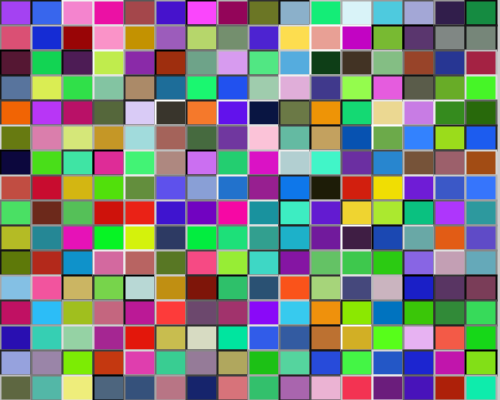
Frame 1 (no input)
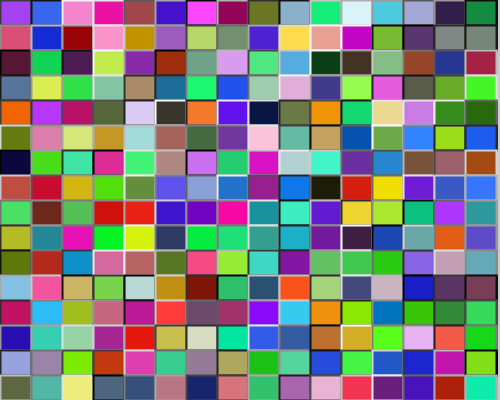
Frame 60 (the mouse pressed at the canvas centre just before this capture)
Frame 120 (the mouse held since frame 60 and released just before this capture): identical to frame 60, image omitted

The Processing sketch that drew these frames (run headless with seeded random() and noise(); from frame 60 on, the mouse is pressed at the canvas centre):

// Processing sketch: Mondrian_5_RndomColor
// ── Mondrian_5_RndomColor.pde

int horiRes = 16;
int vertRes = 16;
float edgeWidth = 2;

color [][] fillColors = new color[16][16];
color [][] edgeColors = new color[16][16];

void setup()
{
  size(500,400);
  
   for(int i=0;i<horiRes;i++)
  {
    for(int j=0;j<vertRes;j++)
    {
      fillColors[i][j] = color(
        random(255),
        random(255),
        random(255));
      float edgeBright = random(255);
      edgeColors[i][j] = 
        color(
          edgeBright,
          edgeBright,
          edgeBright);
    }
  }
  
}

void draw()
{
  float wd = width/horiRes;
  float ht = height/vertRes;
  
  strokeWeight(edgeWidth);
  for(int i=0;i<horiRes;i++)
  {
    for(int j=0;j<vertRes;j++)
    {
      float x = wd*i;
      float y = ht*j;
      
      fill(fillColors[i][j]);
      stroke(edgeColors[i][j]);
      rect(x,y,wd,ht);
      
    }
  }
}
